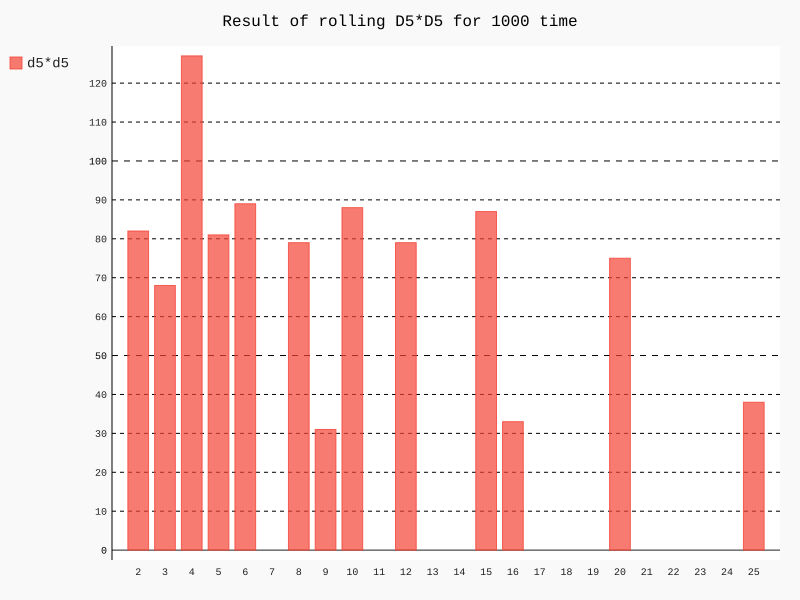

Recreate this plot in Python.
# two dice multiplication

import pygal
from dieclass import Die

die_1=Die(5)
die_2=Die(5)

results=[]
for result in range(1000):
    result=die_1.roll()*die_2.roll()
    results.append(result)
print(results)

frequencies=[]
for i in range(2,die_1.numb_sides*die_2.numb_sides+1):
    frequency=results.count(i)
    frequencies.append(frequency)
print(frequencies)

hist=pygal.Bar()

hist.title=f'Result of rolling D{die_1.numb_sides}*D{die_2.numb_sides} for {len(results)} time'
hist.x_labels=[str(x) for x in range(2,die_1.numb_sides*die_2.numb_sides+1)]
hist._x_title='result'
hist._y_title='frequncies of result'

hist.add(f'd{die_1.numb_sides}*d{die_2.numb_sides}',frequencies)
hist.render_to_file('ex_1.9.svg')
